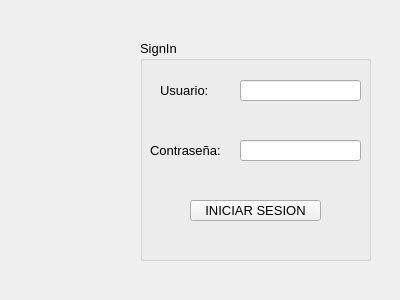
<?xml version="1.0" encoding="UTF-8"?>
<ui version="4.0">
 <class>InicarSesion2</class>
 <widget class="QWidget" name="InicarSesion2">
  <property name="geometry">
   <rect>
    <x>0</x>
    <y>0</y>
    <width>400</width>
    <height>300</height>
   </rect>
  </property>
  <property name="windowTitle">
   <string>Form</string>
  </property>
  <widget class="QGroupBox" name="groupBox">
   <property name="geometry">
    <rect>
     <x>140</x>
     <y>40</y>
     <width>231</width>
     <height>221</height>
    </rect>
   </property>
   <property name="font">
    <font>
     <family>Arial</family>
     <pointsize>10</pointsize>
    </font>
   </property>
   <property name="title">
    <string>SignIn</string>
   </property>
   <widget class="QLabel" name="label">
    <property name="geometry">
     <rect>
      <x>20</x>
      <y>40</y>
      <width>71</width>
      <height>21</height>
     </rect>
    </property>
    <property name="text">
     <string>Usuario:</string>
    </property>
   </widget>
   <widget class="QLabel" name="label_2">
    <property name="geometry">
     <rect>
      <x>10</x>
      <y>100</y>
      <width>71</width>
      <height>21</height>
     </rect>
    </property>
    <property name="text">
     <string>Contraseña:</string>
    </property>
   </widget>
   <widget class="QLineEdit" name="UserName">
    <property name="geometry">
     <rect>
      <x>100</x>
      <y>40</y>
      <width>121</width>
      <height>21</height>
     </rect>
    </property>
   </widget>
   <widget class="QLineEdit" name="passwoord">
    <property name="geometry">
     <rect>
      <x>100</x>
      <y>100</y>
      <width>121</width>
      <height>21</height>
     </rect>
    </property>
   </widget>
   <widget class="QPushButton" name="login">
    <property name="geometry">
     <rect>
      <x>50</x>
      <y>160</y>
      <width>131</width>
      <height>21</height>
     </rect>
    </property>
    <property name="text">
     <string>INICIAR SESION</string>
    </property>
   </widget>
  </widget>
 </widget>
 <resources/>
 <connections/>
</ui>
